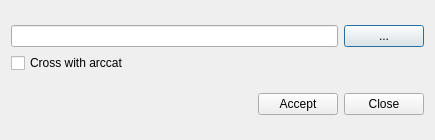
<?xml version="1.0" encoding="UTF-8"?>
<ui version="4.0">
 <class>dlg_nonvisual_print</class>
 <widget class="QDialog" name="dlg_nonvisual_print">
  <property name="geometry">
   <rect>
    <x>0</x>
    <y>0</y>
    <width>435</width>
    <height>140</height>
   </rect>
  </property>
  <property name="windowTitle">
   <string>Non-Visual Objects Print</string>
  </property>
  <layout class="QGridLayout" name="gridLayout_2">
   <item row="0" column="0">
    <layout class="QGridLayout" name="gridLayout">
     <item row="0" column="0">
      <widget class="QLineEdit" name="txt_path"/>
     </item>
     <item row="0" column="1">
      <widget class="QPushButton" name="btn_path">
       <property name="text">
        <string>...</string>
       </property>
      </widget>
     </item>
     <item row="1" column="0" colspan="2">
      <widget class="QCheckBox" name="chk_cross_arccat">
       <property name="text">
        <string>Cross with arccat</string>
       </property>
      </widget>
     </item>
    </layout>
   </item>
   <item row="1" column="0">
    <layout class="QGridLayout" name="lyt_buttons">
     <item row="0" column="3">
      <widget class="QPushButton" name="btn_accept">
       <property name="text">
        <string>Accept</string>
       </property>
      </widget>
     </item>
     <item row="0" column="0">
      <spacer name="horizontalSpacer">
       <property name="orientation">
        <enum>Qt::Horizontal</enum>
       </property>
       <property name="sizeHint" stdset="0">
        <size>
         <width>40</width>
         <height>20</height>
        </size>
       </property>
      </spacer>
     </item>
     <item row="0" column="4">
      <widget class="QPushButton" name="btn_close">
       <property name="text">
        <string>Close</string>
       </property>
      </widget>
     </item>
    </layout>
   </item>
  </layout>
 </widget>
 <resources/>
 <connections/>
</ui>
